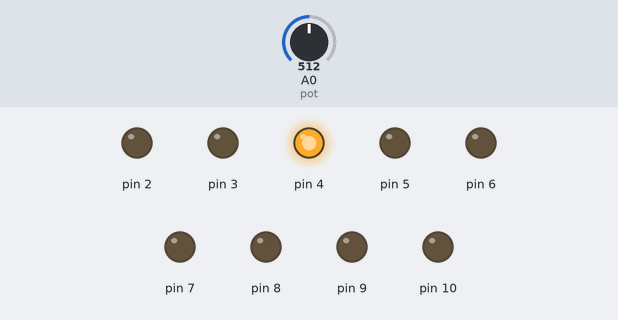
This sketch was run on a simulated Arduino Uno, built with avr-gcc and run on an emulated ATmega328P. Parts: output pins drawn as LEDs (lit = HIGH). Dashed ring = blinking. The inputs (shaded band) are chosen by the test bench; at power-on: A0 (pot) = 512.

Above: at 1.3 s.
1.4 s: A0 (pot) set to 479
At 4.17 s:
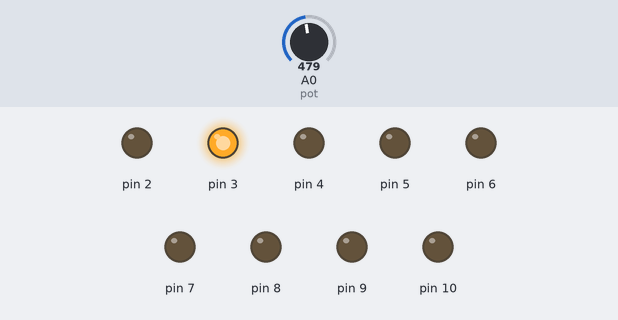
4.5 s: A0 (pot) set to 462
7.6 s: A0 (pot) set to 440
10.7 s: A0 (pot) set to 511
At 11.6 s:
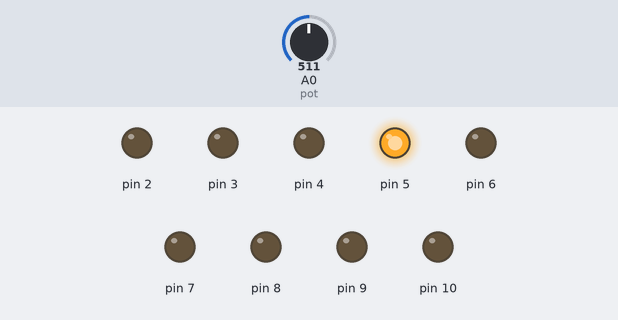
13.8 s: A0 (pot) set to 306
At 14.88 s:
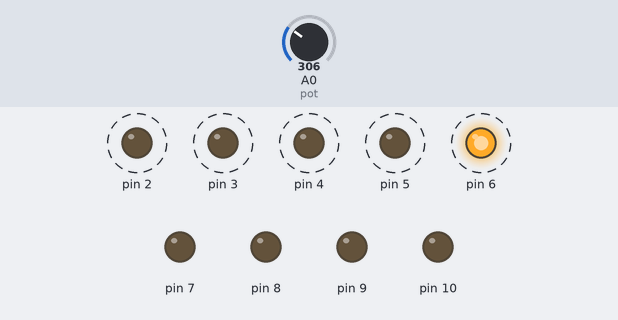
Timing chart, 0 to 17.9 s (numbered marks = the images above; inputs shaded):
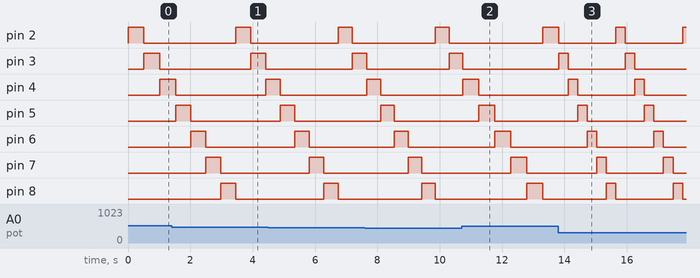

The sketch:

led_chasser_single_pot.ino
```cpp
int ledpin;
int pot = A0;


void setup() {
  for(ledpin=2;ledpin<=10;ledpin++){
    pinMode(ledpin,OUTPUT);
  }
}

void loop() {
  for(ledpin=2;ledpin<=8;ledpin++){
    int value = analogRead(pot);
    digitalWrite(ledpin,HIGH);
    delay(value);
    digitalWrite(ledpin,LOW);
  }
}
```

Measured:
- the behaviour switches between 494 and 493 on A0 (pot) (found by bisection; images 0 and 1)
- after the input at 1.4 s, pin 3: LOW → HIGH after 2.5 s instead of 2.7 s
- after the input at 10.7 s, pin 3: goes on until 10.7 s, then stays LOW
- after the input at 13.8 s, pin 3: HIGH → LOW after 0.32 s, → HIGH 1.8 s later, → LOW 0.31 s later
- by itself, pin 2, pin 4–8: alternates HIGH for 0.31 s and LOW for 1.8 s
